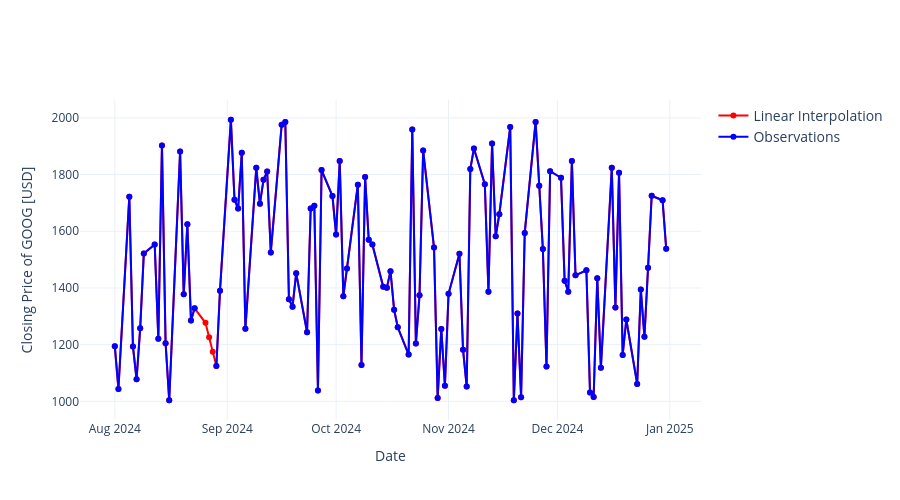

The cell this chart's notebook holds for it:
### Code cell
import plotly.graph_objects as go

# Create figure
fig = go.Figure()

# Linear interpolation trace
fig.add_trace(
    go.Scatter(
        x=df_GOOG.index,
        y=df_GOOG['Close'].interpolate(method='linear'),
        mode='lines+markers',
        name='Linear Interpolation',
        line=dict(color='red', width=2),
        marker=dict(size=6)
    )
)

# Observations trace
fig.add_trace(
    go.Scatter(
        x=df_GOOG.index,
        y=df_GOOG['Close'],
        mode='lines+markers',
        name='Observations',
        line=dict(color='blue', width=2),
        marker=dict(size=6)
    )
)

# Layout adjustments
fig.update_layout(
    width=900,
    height=500,
    xaxis_title="Date",
    yaxis_title="Closing Price of GOOG [USD]",
    legend=dict(font=dict(size=14)),
    template="plotly_white"
)

fig.show()
